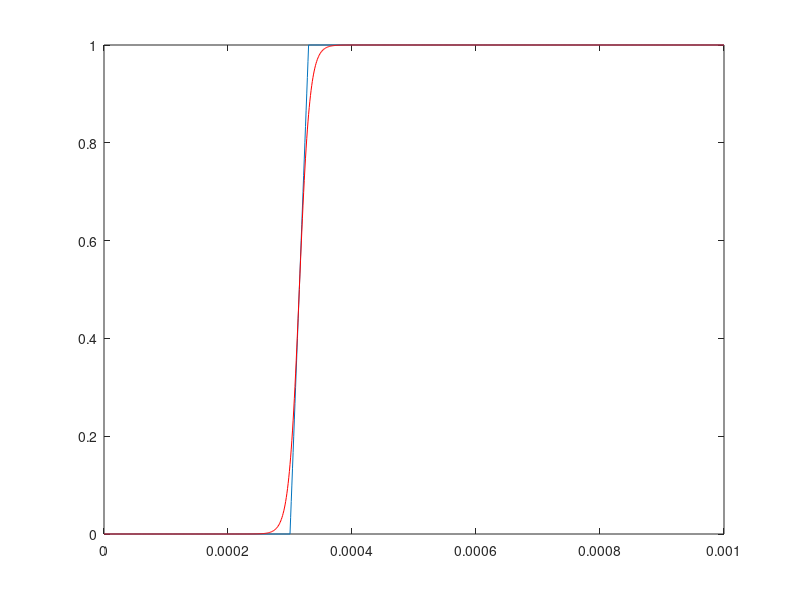

The MATLAB script that drew this image:
close all
clear
clc

q = 0:10^-6:10^-3;

qs = 3*10^-4;
c = 1.1;

qscrit = c*qs;

a = 1.1;

C1 = zeros(1,length(q));
C2 = zeros(1,length(q));

b = (0.5*(c+1)*qs ) ;

for i = 1:length(q)
    
    if q(i) < qs 
        
        C1(i) = 0;
        
    elseif qs <= q(i) && q(i) < qscrit
        
        C1(i) = q(i) * 1/((a-1)*qs) - 1/(a-1);

    elseif q(i) >= qscrit
        
        C1(i) = 1;
                
    end
    
    
    C2(i) = 0.5 + 0.5*tanh( 60000*(q(i) - b));
    
end


plot(q,C1)
hold on
plot(q,C2,'r')